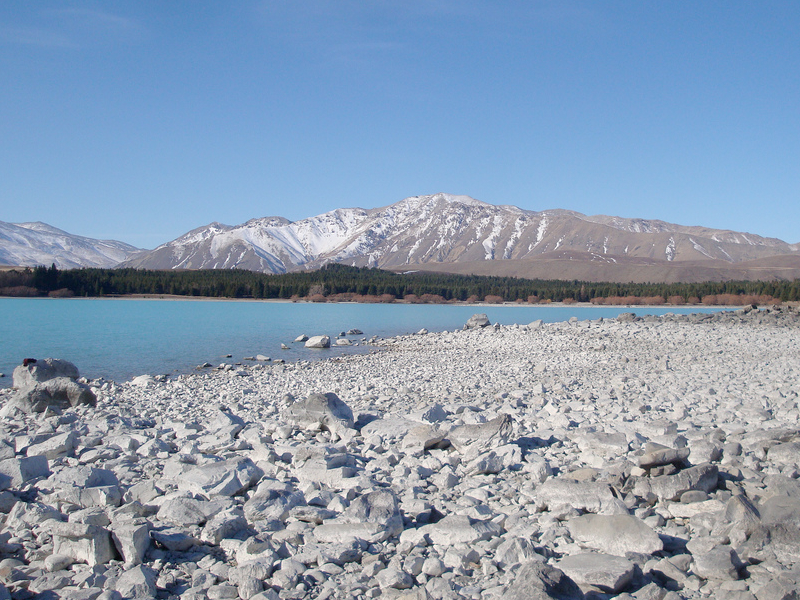
#> input picture py/test.png, 800 x 600 px, found by its file name
$ python image_pillow.py
#> lines starting #> are read from the running program, lines starting #| are printed output that depends on the picture
import sys
from PIL import Image
im = Image.open("./py/test.png")
#> im is the input picture: PIL image 800x600 RGBA; mean R, G, B, A 137.2, 155.4, 176.9, 255
print(im.format, im.size, im.mode)
#| PNG (800, 600) RGBA
#PNG (400, 300) RGB
im.thumbnail((200, 100))
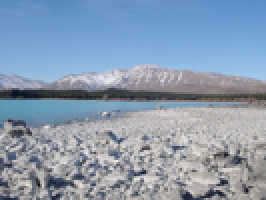
#> im: PIL image 133x100 RGBA (shown 2 times larger); mean R, G, B, A 137.2, 155.4, 176.9, 255
im.save('.py/thumb.jpg', 'JPEG')
